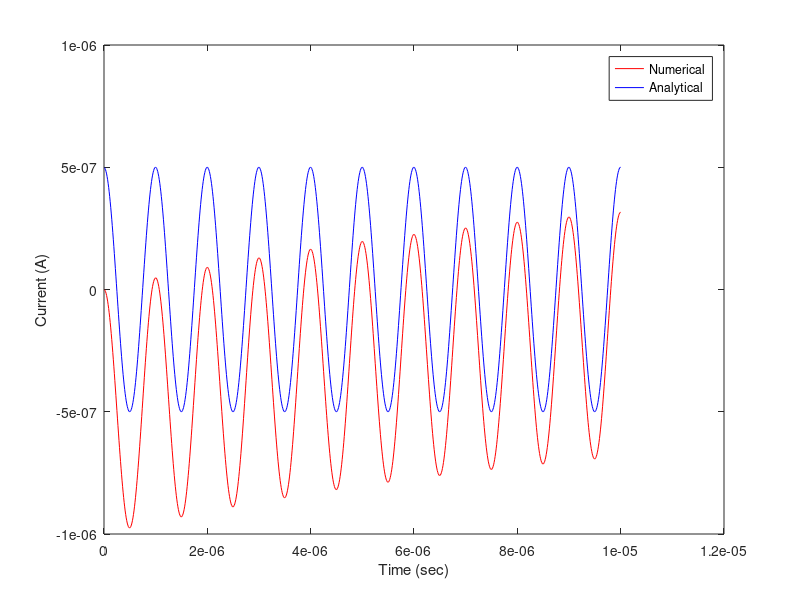

The MATLAB script that drew this image:
close all;
clear all;

R = 2e6;
C = 5e-12;
freq = 1e6;
deltat = 1/freq/100;

A = zeros(5,5);
A(1,:) = [0 0 0 1 0];
A(2,:) = [0 1 0 -C/deltat C/deltat];
A(3,:) = [0 0 1 0 -1/R];
A(4,:) = [1 1 0 0 0];
A(5,:) = [0 -1 1 0 0];

b = zeros(5,1);
solution = [0 0 0 1 0]';

N = 1000;

for i = 1:N
    t = i*deltat;
    solution_old = solution;
    b(1,1) = cos(2*pi*freq*t);
    b(2,1) = -C/deltat*(solution_old(4,1)-solution_old(5,1));
    solution = A\b;
    
    time(i,1) = t;
    solution_num(:,i) = solution;
end

w=2*pi*freq;
t = i*deltat;
I=(w.^2*R*C.^2./(1+(w.*R.*C).^2)).*cos(w.*time)-(w.*C./(1+(w.*R.*C).^2)).*sin(w.*time);

figure
plot (time,solution_num(3,:),'r',time,I,'b');
xlabel('Time (sec)')
ylabel('Current (A)')
legend('Numerical','Analytical')
